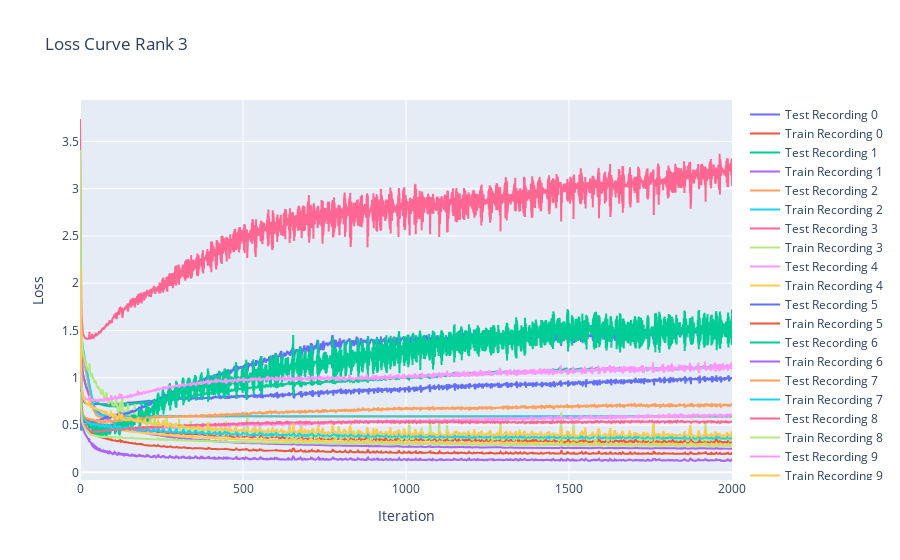

The notebook cell saved with this chart:
### Code cell
train_loss = np.array(train_loss)
test_loss = np.array(test_loss)

fig = go.Figure()
for recording in range(TOTAL_RECORDINGS):
    fig.add_trace(go.Scatter(y=test_loss[:, recording], name=f'Test Recording {recording}'))
    fig.add_trace(go.Scatter(y=train_loss[:, recording], name=f'Train Recording {recording}'))
fig.update_layout(title=f'Loss Curve Rank {RANK}', xaxis_title='Iteration', yaxis_title='Loss')
fig.show()

### Figure 1 — Plotly figure (JSON) as saved in the notebook; plotly's stock layout.template omitted (floating-point values rounded to 4 significant figures; data arrays with more than 128 entries replaced by an {"elided": "..."} marker saying what was removed)
{"data": [{"name": "Test Recording 0", "type": "scatter", "y": {"elided": "2001 float values"}}, {"name": "Train Recording 0", "type": "scatter", "y": {"elided": "2001 float values"}}, {"name": "Test Recording 1", "type": "scatter", "y": {"elided": "2001 float values"}}, {"name": "Train Recording 1", "type": "scatter", "y": {"elided": "2001 float values"}}, {"name": "Test Recording 2", "type": "scatter", "y": {"elided": "2001 float values"}}, {"name": "Train Recording 2", "type": "scatter", "y": {"elided": "2001 float values"}}, {"name": "Test Recording 3", "type": "scatter", "y": {"elided": "2001 float values"}}, {"name": "Train Recording 3", "type": "scatter", "y": {"elided": "2001 float values"}}, {"name": "Test Recording 4", "type": "scatter", "y": {"elided": "2001 float values"}}, {"name": "Train Recording 4", "type": "scatter", "y": {"elided": "2001 float values"}}, {"name": "Test Recording 5", "type": "scatter", "y": {"elided": "2001 float values"}}, {"name": "Train Recording 5", "type": "scatter", "y": {"elided": "2001 float values"}}, {"name": "Test Recording 6", "type": "scatter", "y": {"elided": "2001 float values"}}, {"name": "Train Recording 6", "type": "scatter", "y": {"elided": "2001 float values"}}, {"name": "Test Recording 7", "type": "scatter", "y": {"elided": "2001 float values"}}, {"name": "Train Recording 7", "type": "scatter", "y": {"elided": "2001 float values"}}, {"name": "Test Recording 8", "type": "scatter", "y": {"elided": "2001 float values"}}, {"name": "Train Recording 8", "type": "scatter", "y": {"elided": "2001 float values"}}, {"name": "Test Recording 9", "type": "scatter", "y": {"elided": "2001 float values"}}, {"name": "Train Recording 9", "type": "scatter", "y": {"elided": "2001 float values"}}], "layout": {"title": {"text": "Loss Curve Rank 3"}, "xaxis": {"title": {"text": "Iteration"}}, "yaxis": {"title": {"text": "Loss"}}}}
